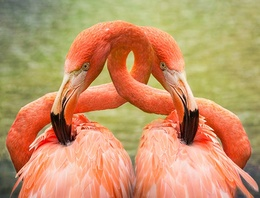
%> input picture sift/test.jpg, 260 x 198 px, shrunk from 700 x 533 before the run
$ octave --eval "result = SIFT_key(rgb2gray(imread('test.jpg')));"   (GNU Octave 9; MATLAB toolbox functions it lacks are replaced by stand-ins)
%> lines starting %> are read from the running program, lines starting %| are printed output that depends on the picture
### sift/createGussianKernel.m
function gk = createGussianKernel(size,sigma)
pie = 3.141592653;

k = 1/(2*pie*sigma*sigma);

gk = zeros(size,size);
mid = (1+size)/2;
for i = 1:size
    for j = 1:size
        c = -((  (mid-i)^2 + (mid-j)^2  )/(2*sigma*sigma));
        gk(i,j) = k*exp(c);
    end
end

end

### sift/SIFT_key.m
function descriptorSet = SIFT_key(img)
addpath('~/matlabplugins')
%based on https://blog.csdn.net/weixin_38404120/article/details/73740612
%https://www.cnblogs.com/wangguchangqing/p/4853263.html


sigma  = 0.6;
k = 1/4;


%imshow(img)

sclaes = [];
sigmas = [];
%create scales
for i = 1:4
    sigmas(i) = sigma*(2^(i-1));
    sclaes(i) = (k^i)*sigma*(2^(i-1));
end


%create gussian kernel 高斯核
for i = 1:4
    gk{i} = createGussianKernel(5,sclaes(i));
end


%convolution on image with gussian kernel
%https://www.mathworks.com/help/matlab/ref/conv2.html
% img =gk conv2(img,gk);
% img = uint8(img);


%create Laplassian of gussian
%resize of 5 level
LOG1 = {};
for i = 1:5
    LOG1{i} = imresize(img,0.5^(i-1));
end
%> after the loop, LOG1 = 5 items


%for each Octave create image for different gaussian
LOG = {};
for i = 1:5
    for j = 1:4
        LOG{i}.gussian{j} = conv2(LOG1{i},gk{j});
    end
end
%> after the loop, LOG = 5 items


%create DOG
DOG = {};
for i = 1:5
    for j = 1:3
        DOG{i}.gussian{j} = LOG{i}.gussian{j+1} - LOG{i}.gussian{j};
    end
end
%> after the loop, DOG = 5 items

%search for exrtem value
extrem_min = 0.4;
extrem_max = 0.6;

extrems = {};
extrmsIdx = 1;
descriptorSet = {};
descriptorSetIdx = 1;
for i = 1:5
    process = (i/5.0)
    for gLevel = 1+1:3-1

        k = int32(3*1.5*sigmas(gLevel));

        tempImg = DOG{i}.gussian{gLevel};
        tempImg = tempImg-min(min(tempImg));
        tempImg = tempImg/max(max(tempImg));
        width = size(tempImg,1);
        height = size(tempImg,2);

        tempImg_upper = DOG{i}.gussian{gLevel-1};
        tempImg_lower = DOG{i}.gussian{gLevel-1};
        for m = 1+1+k:width-1-k
            for n = 1+1+k:height-1-k

                current = tempImg(m,n);

                %search for 26 pixels around
                around = tempImg_upper(m-1:m+1,n-1:n+1);
                around = [around, tempImg_lower(m-1:m+1,n-1:n+1)];

                around = [around(1,:), around(2,:) around(3,:)];

                for x = -1:1
                    for y = -1:1
                        if(~(x==0&&y==0))
                            around = [around,tempImg(m+x,n+y)];
                        end
                    end
                end
                if((current<min(around) || current > max(around))&&current>=extrem_min&&current<=extrem_max)
                    extrems{extrmsIdx}.location = [n,m];
                    extrems{extrmsIdx}.scale = sclaes(gLevel);
                    extrems{extrmsIdx}.octaive = i;
                    extrems{extrmsIdx}.extremVal = current;
                    %extrems{extrmsIdx}.gradiant.m = sqrt((tempImg(m+1,n)-tempImg(m-1,n))^2 + (tempImg(m,n+1)-tempImg(m,n-1))^2);
                    %extrems{extrmsIdx}.gradiant.theta = atan((tempImg(m,n+1)-tempImg(m,n-1)) / (tempImg(m+1,n)-tempImg(m-1,n)));

                    gradiant = [];
                    gradiantIdx= 1;
                    %explore neighbors for orientation

                    for x = -k:k
                        for y = -k:k
                            %if((m+x-1>=1&&m+x+1<=width&&n+y-1>=1&&n+y+1<=height))
                            gradiant(gradiantIdx,1) = sqrt((tempImg(m+x+1,n+y)-tempImg(m+x-1,n+y))^2 + (tempImg(m+x,n+y+1)-tempImg(m+x,n+y-1))^2);
                            gradiant(gradiantIdx,2) = myatan((tempImg(m+x,n+y+1)-tempImg(m+x,n+y-1)) , (tempImg(m+x+1,n+y)-tempImg(m+x-1,n+y)));
                            gradiantIdx = gradiantIdx+1;
                            %end
                        end
                    end

                    %check distribution of oritation
                    BinEdges = [0:(2*3.14159)/36.0:2*3.14159];
                    h = histcounts(gradiant(:,2),BinEdges);
                    %hh = histogram(gradiant(:,2),[0:(2*3.14159)/36.0:2*3.14159]);
                    distribution = h;
                    [maxV,maxIdx] = max(distribution);
                    extrems{extrmsIdx}.gradiant.m = maxV;
                    extrems{extrmsIdx}.gradiant.theta = (BinEdges(maxIdx+1) + BinEdges(maxIdx))/2;
                    a = 1;


                    %explore neighbors for descriptor creation
                    smallPieces = tempImg(m-k:m+k,n-k:n+k);
                    smallPieces_rot = zeros(size(smallPieces,1),size(smallPieces,2));
                    rotmat = rotmat2d(-extrems{extrmsIdx}.gradiant.theta);

                    %for loop project rotation
                    for ii = 1:size(smallPieces,1)
                        for jj = 1:size(smallPieces,2)
                            projLoc = rotmat*[ii-size(smallPieces,1)/2;jj-size(smallPieces,2)/2];
                            projLoc = projLoc+[size(smallPieces,1)/2;size(smallPieces,2)/2];
                            if(projLoc(1)>=1&&projLoc(1)<=size(smallPieces,1)&&projLoc(2)>=1&&projLoc(2)<=size(smallPieces,2))
                                smallPieces_rot(ii,jj) = smallPieces(int32(projLoc(1)),int32(projLoc(2)));
                            end
                        end
                    end
                    %get descriptor from rotated image piece
                    descriptor = dscp(smallPieces_rot);
                    descriptorSet{descriptorSetIdx}.featureVector = descriptor;
                    descriptorSet{descriptorSetIdx}.location = [n,m];
                    descriptorSetIdx = descriptorSetIdx+1;
                    %current
                    extrmsIdx = extrmsIdx +1;
                end

            end
        end
    end
end
%> after the loop, BinEdges = 37 values from 0 to 6.28; a = 1; descriptor = 128 values, max 1 at index 7, min 0 at index 1, mean 0.125; descriptorSet = 559 items; descriptorSetIdx = 560; distribution = 36 values, max 7 at index 7, min 0 at index 11, mean 3.36; extrems = 559 items; extrmsIdx = 560; gradiant = 121 rows, first 12: [0.096 0.785; 0.156 1.12; 0.131 1.54; 0.163 3.17; 0.388 3.34; 0.449 2.99; 0.285 2.78; 0.0742 3.8; 0.0659 4.99; 0.0472 5.99; 0.029 5.61; 0.137 0.974]; gradiantIdx = 122; h has the same summary as distribution; maxIdx = 7; maxV = 7; projLoc = [12.81; 2.84]; rotmat = [0.423 0.906; -0.906 0.423]


%TODO: Eliminating edge responses


%show extrem points
figure
for i = 1:5
%> this loop made 5 passes; what is shown inside it comes from the first
    subplot(1,5,i)
    imshow(LOG{i}.gussian{1},[])
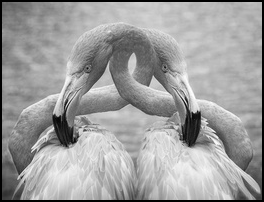
%> displayed picture: size 202x264, on the screen's scale of 0 to 255; min 0, max 255, mean 158.4
    size(LOG{i}.gussian{1})
%> ans = [202 264]
    hold on;
    for j = 1:length(extrems)
        count = 0;
        if(extrems{j}.octaive==i)
            location = extrems{j}.location;
            plot(location(1),location(2),'o','MarkerSize',2);
            %plot orientation
            orientation_xy_d = [extrems{j}.gradiant.m*cos(extrems{j}.gradiant.theta),extrems{j}.gradiant.m*sin(extrems{j}.gradiant.theta)];
            orientation_xy = double(location)+orientation_xy_d;
            plot([location(1),orientation_xy(1)],[location(2),orientation_xy(2)])
            count = count +1;
        end
        count;
    end
%> this loop made 559 passes
%> (location, orientation_xy_d, orientation_xy) on passes 1 to 12: ([19 7], [13.95 1.22], [32.95 8.22]), ([63 8], [11.95 1.05], [74.95 9.05]), ([50 9], [-9.01 6.31], [40.99 15.31]), ([53 9], [-9.83 6.88], [43.17 15.88]), ([56 12], [20.92 1.83], [76.92 13.83]), ([51 14], [20.92 1.83], [71.92 15.83]), ([26 15], [17.93 1.57], [43.93 16.57]), ([28 15], [18.93 1.66], [46.93 16.66]), ([42 16], [-0.523 5.98], [41.48 21.98]), ([61 21], [10.96 0.959], [71.96 21.96]), ([67 21], [9.01 6.31], [76.01 27.31]), ([20 25], [8.16 3.8], [28.16 28.8])
%> after the loop, location = [30 195]; orientation_xy = [36.88 204.8]; orientation_xy_d = [6.88 9.83]
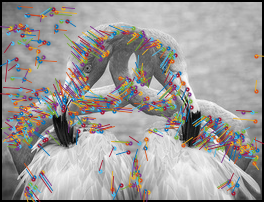
%> figure redrawn from the program's plot data
end
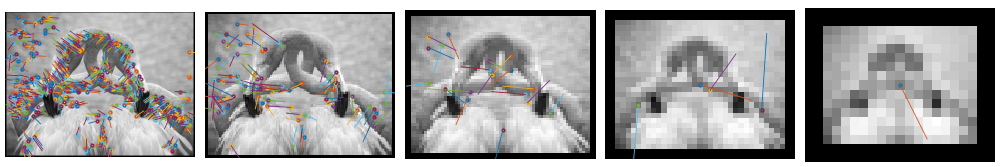
%> figure redrawn from the program's plot data, 5 panels
hold off

discriptorImage = zeros(descriptorSetIdx-1,128);
%> discriptorImage: size 559x128 double; every value is 0
for i = 1:length(descriptorSet)
    discriptorImage(i,:) = descriptorSet{i}.featureVector;
end
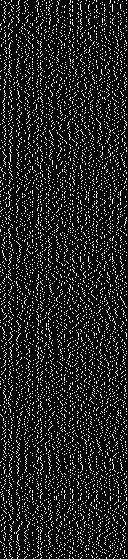
%> discriptorImage: size 559x128 double; values 0 (black) and 1 (white), 12.5% white in thin lines or dots
%> `result = SIFT_key(rgb2gray(imread('test.jpg')));`: result = 559 items
figure()
imshow(discriptorImage);


end
